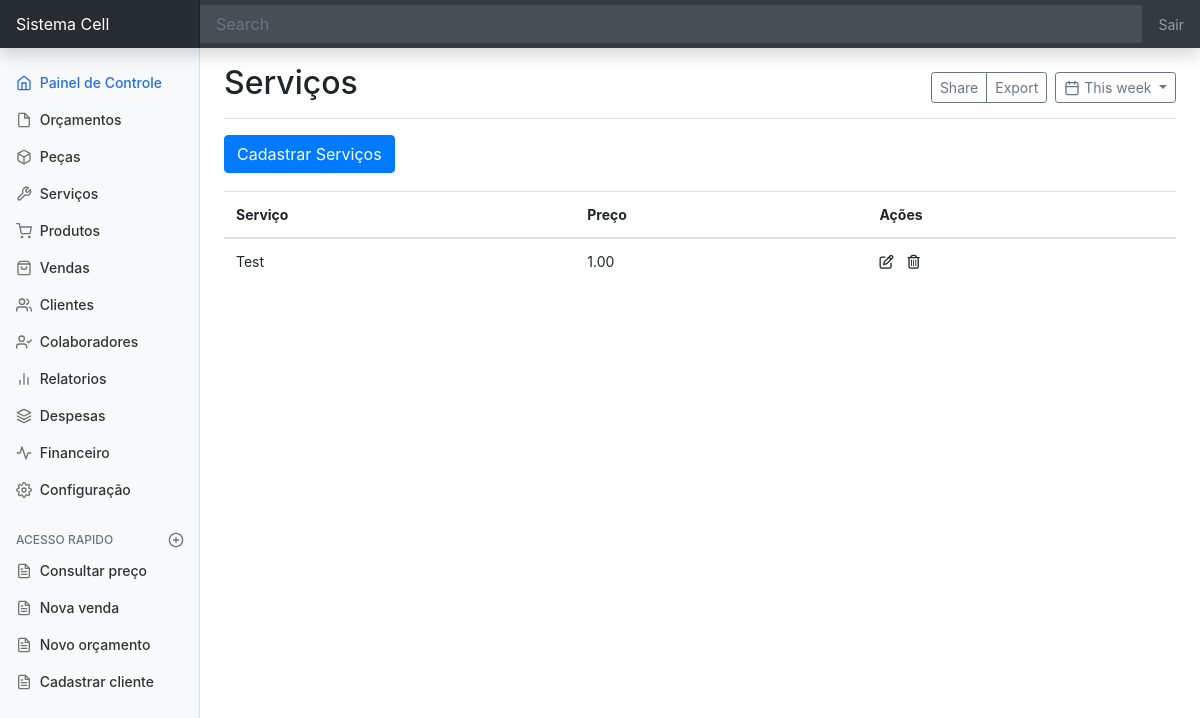
Before: /servicos/ with the older database file.
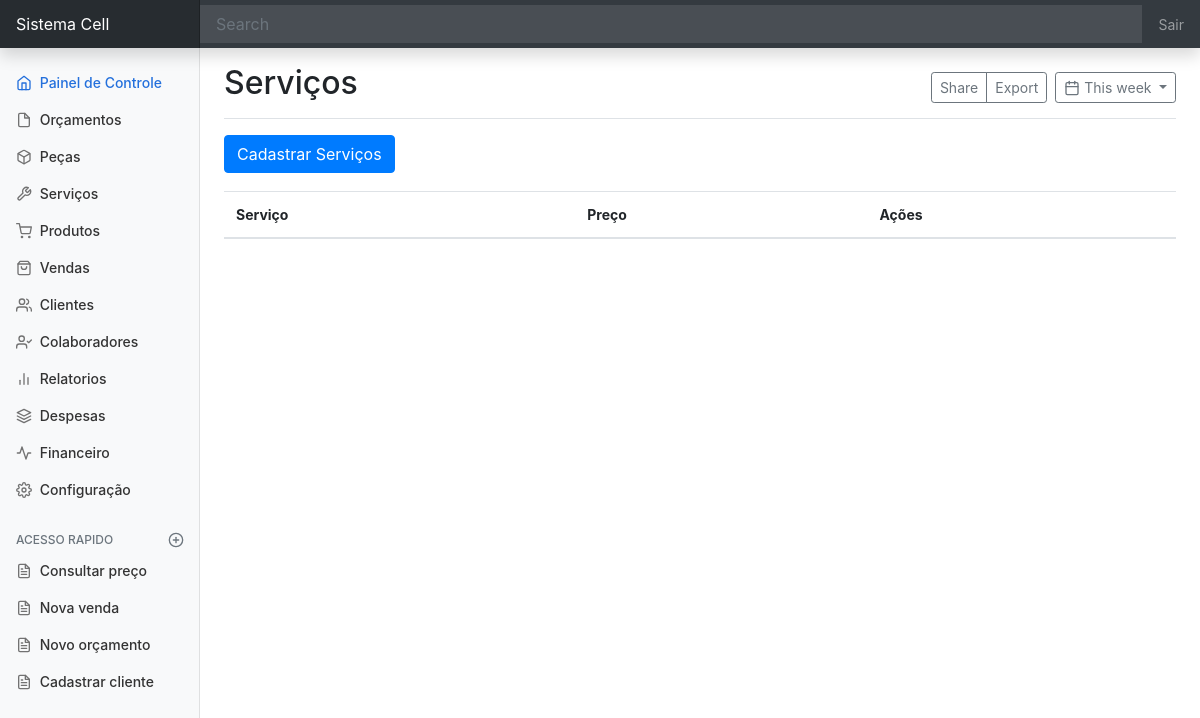
After: the same page with the newer database file.
### servico/models.py (models this page shows)
class Servico(models.Model):
    nome_servico = models.CharField(max_length=100)
    preco_servico = models.DecimalField(max_digits=9, decimal_places=2)

### servico/views.py (the view)
# urls.py: path('servicos/', ListaServicos.as_view(), name='servicos'),
class ListaServicos(ListView):
    model = Servico
    template_name = 'servico/pagina-inicial-servico.html'

### servico/templates/servico/pagina-inicial-servico.html (shortened to what this page needs)
{% extends 'dashboard/pagina-inicial.html' %}
{% block titulo %}Serviços{% endblock titulo %}
{% block conteudo %}
<a href=""
   class="btn btn-primary"
   data-toggle="modal"
   data-target="#staticBackdrop"
   hx-get="{% url 'cadastrar-servico' %}"
   hx-target="#adicionar-conteudo"
   hx-swap="innerHTML">
    Cadastrar Serviços</a>
<div style="padding-top:18px">
    <table class="table">
        <thead>
        <tr>
            <th>Serviço</th>
            <th>Preço</th>
            <th>Ações</th>
        </tr>
        </thead>
        <tbody id="servico-Tbody">
            {% include 'servico/tabela/tabela-servico.html' %}
        </tbody>
    </table>
</div>
{% endblock conteudo %}

### servico/templates/servico/tabela/linhas-tabela-servico.html
<tr id="trServico{{ object.pk }}">
    <td>{{ object.nome_servico }}</td>
    <td>{{ object.preco_servico }}</td>
    <td><span
            data-toggle="modal"
            data-target="#staticBackdrop"
            hx-get="{% url 'editar-servico' object.pk %}"
            hx-target="#adicionar-conteudo"
            hx-indicator=".htmx-indicator"
            hx-swap="innerHTML">
            <i class="fa-regular fa-pen-to-square"></i>
        </span>
        <span
            hx-get="{% url 'apagar-servico' object.pk %}"
            hx-confirm="Deseja mesmo apagar {{ object.nome_servico }}"
            hx-target="closest tr"
            hx-swap="outerHTML swap:300ms"
        >
                <i class="fa-regular fa-trash-can" style="padding-left:10px;"></i>
        </span>
    </td>
</tr>

Changed rows visible on the page:
removed Servico: nome_servico "Test", preco_servico "1.00"
